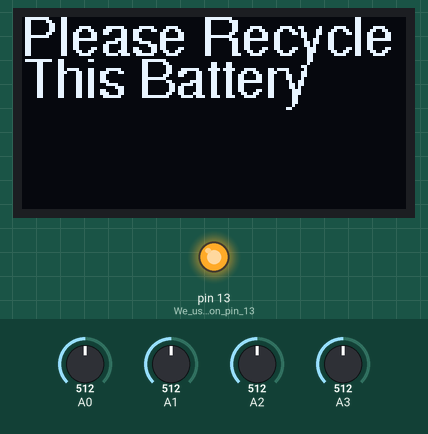
The sketch below on a simulated Arduino Uno, built with avr-gcc and run on an emulated ATmega328P. Parts: 128×64 one-colour display, output pins drawn as LEDs (lit = HIGH). Inputs (shaded band) come from the test bench; at power-on: A1 = 512, A0 = 512, A2 = 512, A3 = 512. What the sketch prints to the serial monitor is not drawn.

Above: at 6.8 s.
6.9 s: A1 set to 131
At 13.9 s:
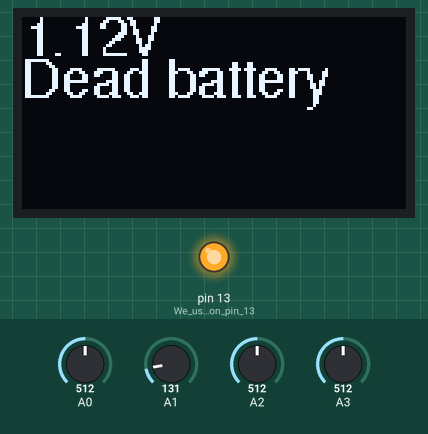
16.7 s: A1 set to 110
At 19.5 s:
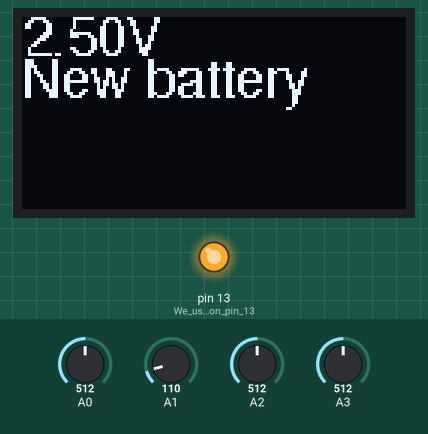
28.7 s: A1 set to 716
At 38.9 s:
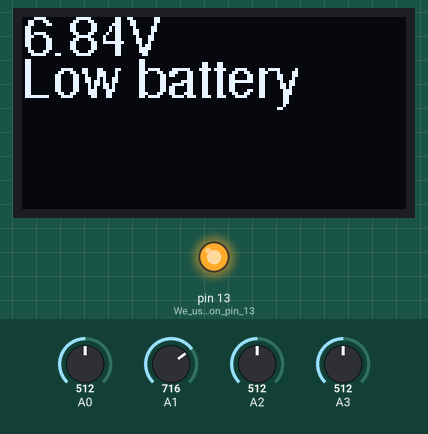
40.7 s: A1 set to 992
At 46.0 s:
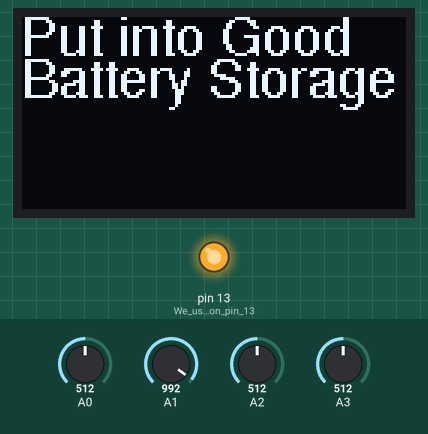
52.7 s: A1 set to 30
At 58.6 s:
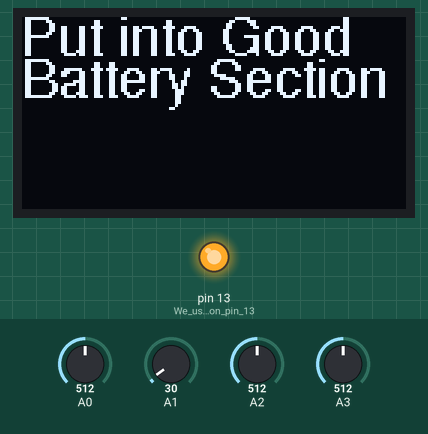
62.1 s: A0 set to 716
At 66.1 s:
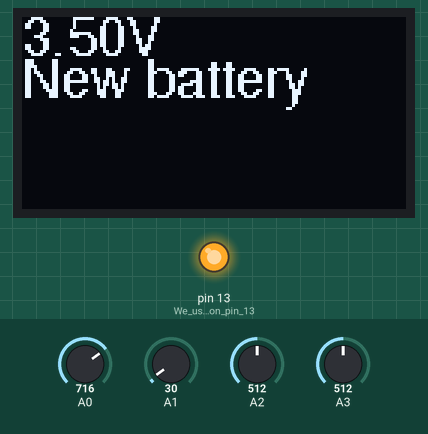
Timing chart, 0 to 67.6 s (numbered marks = the images above; inputs shaded):
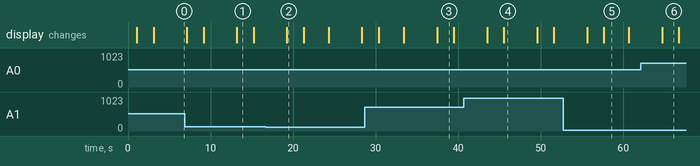

The sketch:

voltagemeter.ino
```cpp
//用“ //-------------------------------- ”括起来的程序可以改蓝色的字

      //--------------------------------

//V1.0 10/07/2019: varification and validation ok

//V1.1 11/07/2019: tidy up code. use functions and call them in the main

//V2.1 14/08/2019: change the wiring on the hardware to get more accurate 9v measure; code has ben changed to fit this.

//V2.2 14/08/2019: added the page 2 for both 1.5v tester and 9v tester; added sleeping mode;

//V2.3 15/08/2019: added the screen off function;

//V2.4 17/08/2019 changed the welcome page; extend the time before sleeping to 1 min;

//v2.5 19/08/2019 changed the 9v measure code

//*****************************************************************************************************************************************************************

#include <SPI.h>
#include <Wire.h>
#include <Adafruit_GFX.h>
#include <Adafruit_SSD1306.h>
#include <Fonts/FreeSans9pt7b.h>
#include <avr/sleep.h>//this AVR library contains the methods that controls the sleep modes
#include <avr/power.h>

#define OLED_RESET 4
#define interruptPin 2 //Pin we are going to use to wake up the Arduino

Adafruit_SSD1306 display(OLED_RESET);

int tinker;


//=====================================================================================================================================================================

void setup()
{

  Serial.begin(9600);

  // clear the screen
  display.begin(SSD1306_SWITCHCAPVCC, 0x3C);
  display.setFont(&FreeSans9pt7b);
  display.setTextColor(WHITE);
  display.clearDisplay();

  pinMode(LED_BUILTIN,OUTPUT);//We use the led on pin 13 to indecate when Arduino is A sleep
  pinMode(interruptPin,INPUT_PULLUP);//Set pin d2 to input using the buildin pullup resistor
  pinMode(LED_BUILTIN, OUTPUT);
  digitalWrite(LED_BUILTIN,HIGH);//turning LED on
  tinker=0; //time before sleep
}

//========================================================================================================================================================================
//=============================================================================start of loop===============================================================================

void loop() {

  digitalWrite(LED_BUILTIN, HIGH);

  display.setCursor(0,12);
  int xCursor=0, yCursor=26;

  // read the input on analog pin 0:
  int sensorValueAA = analogRead(A0);

  //int sensorValueNV = analogRead(A1);
  int sensorValueNVFst = analogRead(A1);
  int sensorValueNVSec = analogRead(A2);
  int sensorValueNVTrd = analogRead(A3);

  //int tinker; //time before sleep

  // transfer to realworld voltage
  float voltageNVf = sensorValueNVFst * (5.0 / 1023.0)-0.08;

  float voltageAA = sensorValueAA * (5.0/1023.0);
  float voltageNV = voltageNVf*2;

  Serial.print(voltageAA);
  Serial.print("        ");
  Serial.println(voltageNVf);

  delay(1000);

//............................................................................
  //switch situation
   int s, sn;
   if (voltageAA>=1.49)
    {
    s=1;
    }

    else if (voltageAA <= 1.48 && voltageAA >= 1.19)
    {
    s=2;
    }

    else if (voltageAA <= 1.18 && voltageAA >= 0.80)
    {
     s=3;
    }

    else if (voltageAA <= 0.79)
    {
     s=4;
    }
//..............................................................................

   if (voltageNV >=8.94)
    {
    sn=1;
    }

    else if (voltageNV <= 8.93 && voltageNV >= 7.20)
    {
    sn=2;
    }

    else if (voltageNV <= 7.19 && voltageNV >= 5.40)
    {
     sn=3;
    }

    else if (voltageNV <= 5.14)
    {
     sn=4;
    }

//............................................................................

  //print on screen
    // 1.5V tester
  if (voltageNV < 1.0 && voltageAA >=0.1)
  {
   printAA(voltageAA,s,xCursor,yCursor);
   delay(2000);
   printAASecondPage (s, xCursor, yCursor);
   delay (3000);
   printAAThirdPage  (s, xCursor, yCursor);
   delay (3000);
   tinker = 0;
  }

//................................................................................
     //9V tester
   else if(voltageNV >= 1.0)
  {
  printNV(voltageNV,sn,xCursor,yCursor);
  delay (2000);
  printNVSecondPage (sn,xCursor,yCursor);
  delay (3000);
  tinker = 0;
  }

//................................................................................
     //no battery
  else if (voltageAA < 0.1 && voltageNV < 1.0)
  {
  printNoBattery (xCursor,yCursor);
  delay (1);
  tinker++;
  Serial.println (tinker);

    if( tinker == 60)
    {
    Going_To_Sleep();
    }

  }


}

//=============================================================End of loop=================================================================================
//=========================================================================================================================================================

    void printAA(float voltageAA,int s,int xCursor, int yCursor)
 {
  //display.print("1.5V tester: ");
  display.print(voltageAA);
  display.print("V");
  display.setCursor(xCursor,yCursor);
  switch(s){
  case 1:
//--------------------------------
  display.print("New battery");
//--------------------------------
  break;

  case 2:
//--------------------------------
  display.print("Average battery");
//--------------------------------
  break;

  case 3:
//----------------------------------
  display.print("Low battery");
//----------------------------------
  break;

  case 4:
//--------------------------------
  display.print("Dead battery");
//--------------------------------
  break;
  }
    display.display();
    display.clearDisplay();
}

//=======================================================================================================================================

  void printAASecondPage (int s,int xCursor, int yCursor)
  {
    display.setCursor(0,12);
    switch(s)
    {
      case 1:
 //--------------------------------------
      display.print("Put into Good");
      display.setCursor(xCursor,yCursor);
      display.print("Battery Section");
 //----------------------------------------
     break;

     case 2:
//-----------------------------------------
      display.print("Put in Average");
      display.setCursor(xCursor,yCursor);
      display.print("Battery Section");
//-----------------------------------------
     break;

     case 3:
//-----------------------------------------
      display.print("Put into Low");
      display.setCursor(xCursor,yCursor);
      display.print("Battery Section");
//-----------------------------------------
     break;

     case 4:
//-----------------------------------------
      display.print("Please Recycle");
      display.setCursor(xCursor,yCursor);
      display.print("This Battery");
//-----------------------------------------
     break;
      }
    display.display();
    display.clearDisplay();
    }


//=======================================================================================================================================

void printAAThirdPage (int s,int xCursor, int yCursor)

{
    display.setCursor(0,12);
    switch(s)
    {
      case 1:
 //--------------------------------------
      display.print("For High Power");
      display.setCursor(xCursor,yCursor);
      display.print("Devices");
 //----------------------------------------
     break;

     case 2:
//-----------------------------------------
      display.print("For Medium");
      display.setCursor(xCursor,yCursor);
      display.print("Power Devices");
//-----------------------------------------
     break;

     case 3:
//-----------------------------------------
      display.print("For Low Power");
      display.setCursor(xCursor,yCursor);
      display.print("Devices");
//-----------------------------------------
     break;

     case 4:
//-----------------------------------------
      display.print("Please Recycle");
      display.setCursor(xCursor,yCursor);
      display.print("This Battery");
//-----------------------------------------
     break;
      }
    display.display();
    display.clearDisplay();
    }


//=======================================================================================================================================

  void printNV(float voltageNV, int sn, int xCursor, int yCursor)
  {
  //display.print("9V tester: ");
  display.print(voltageNV);
  display.print("V");
  display.setCursor(xCursor,yCursor);
  switch(sn)
  {
  case 1:
//--------------------------------
  display.print("New battery");
//--------------------------------
  break;

  case 2:
//--------------------------------
  display.print("Average battery");
//--------------------------------
  break;

  case 3:
//----------------------------------
  display.print("Low battery");
//----------------------------------
  break;

  case 4:
//--------------------------------
  display.print("Dead battery");
//--------------------------------
  break;
  }
    display.display();
    display.clearDisplay();
}

//=============================================================================================================================================

 void printNVSecondPage (int sn,int xCursor, int yCursor)
  {
    display.setCursor(0,12);
    switch(sn)
    {
      case 1:
 //--------------------------------------
      display.print("Put into Good");
      display.setCursor(xCursor,yCursor);
      display.print("Battery Storage");
 //----------------------------------------
     break;

     case 2:
//-----------------------------------------
      display.print("Put in Average");
      display.setCursor(xCursor,yCursor);
      display.print("Battery Storage");
//-----------------------------------------
     break;

     case 3:
//-----------------------------------------
      display.print("Put into Low");
      display.setCursor(xCursor,yCursor);
      display.print("Battery Storage");
//-----------------------------------------
     break;

     case 4:
//-----------------------------------------
      display.print("Please Recycle");
      display.setCursor(xCursor,yCursor);
      display.print("This Battery");
//-----------------------------------------
     break;
      }
    display.display();
    display.clearDisplay();
    }
//=============================================================================================================================================

  void printNoBattery (int xCursor, int yCursor)
{
//-------------------------------------
    display.print ("Please insert");
//-------------------------------------
    display.setCursor(xCursor,yCursor);
//--------------------------------
    display.print ("a battery");
//--------------------------------
    display.display();
    display.clearDisplay();
}

//===============================================================================================================================================

void Going_To_Sleep(){
    sleep_enable();//Enabling sleep mode
    attachInterrupt(0, wakeUp, LOW);//attaching a interrupt to pin d2
    set_sleep_mode(SLEEP_MODE_PWR_DOWN);//Setting the sleep mode, in our case full sleep
    //power_all_disable ();

    digitalWrite(LED_BUILTIN, LOW);
    display.ssd1306_command(SSD1306_DISPLAYOFF);
    delay(1000);

    power_all_disable ();
    sleep_cpu();//activating sleep mode
    tinker = 0;

    display.ssd1306_command(SSD1306_DISPLAYON);
    display.setCursor(12,21);
    display.print("    Welcome");
    display.display();
    delay(1000);
    display.clearDisplay();

    digitalWrite(LED_BUILTIN,HIGH);//turning LED on
  }

//===============================================================================================================================================

void wakeUp(){
   sleep_disable();//Disable sleep mode
   power_all_enable();
   detachInterrupt(0); //Removes the interrupt from pin 2;
}

//==============================================================================================================================================
```

Measured:
- the behaviour switches between 119 and 118 on A1 (found by bisection; images 1 and 2)
- after the input at 6.9 s, the display: first differs from a run without the input after 6.3 s (image 1)
- after the input at 16.7 s, the display: changes after 2.5 s (image 2)
- after the input at 28.7 s, the display: first differs from a run without the input after 8.7 s (image 3)
- after the input at 40.7 s, the display: first changes after 2.8 s (image 4 shows a later state)
- after the input at 52.7 s, the display: first changes after 2.9 s (image 5 shows a later state)
- what the display in image 1 shows lasts 2.0 s, from 13.2 s to 15.2 s
